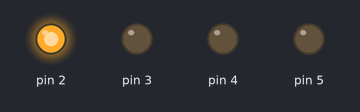
A sketch run on a simulated Arduino Uno, built with avr-gcc and run on an emulated ATmega328P. Parts: output pins drawn as LEDs (lit = HIGH).

Above: at 0.1 s.
At 4.1 s:
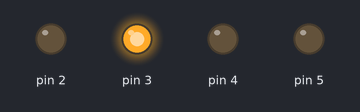
At 8.1 s:
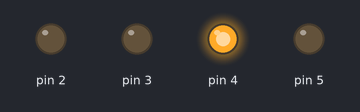
At 17.1 s:
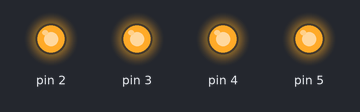
At 28.1 s:
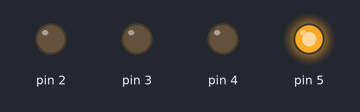
At 38.1 s:
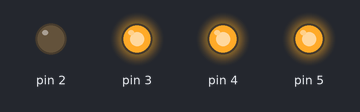
Timing chart, 0 to 39.6 s (numbered marks = the images above):
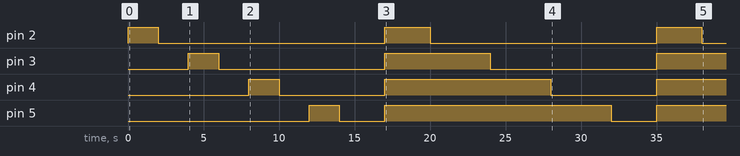

The sketch:

classwork_22_05_24.ino
```cpp
// the setup function runs once when you press reset or power the board
void setup() {
  // initialize digital pin LED_BUILTIN as an output.
  pinMode(2, OUTPUT);
  pinMode(3, OUTPUT);
  pinMode(4, OUTPUT);
  pinMode(5, OUTPUT);
}

// the loop function runs over and over again forever
void loop() {
  digitalWrite(2, HIGH);   // turn the LED on (HIGH is the voltage level)
  delay(2000);                       // wait for a second
  digitalWrite(2, LOW);    // turn the LED off by making the voltage LOW
  delay(2000);                       // wait for a second
  digitalWrite(3, HIGH);   // turn the LED on (HIGH is the voltage level)
  delay(2000);                       // wait for a second
  digitalWrite(3, LOW);    // turn the LED off by making the voltage LOW
  delay(2000);                       // wait for a second
  digitalWrite(4, HIGH);   // turn the LED on (HIGH is the voltage level)
  delay(2000);                       // wait for a second
  digitalWrite(4, LOW);    // turn the LED off by making the voltage LOW
  delay(2000);                       // wait for a second
  digitalWrite(5, HIGH);   // turn the LED on (HIGH is the voltage level)
  delay(2000);                       // wait for a second
  digitalWrite(5, LOW);    // turn the LED off by making the voltage LOW
  delay(2000);                       // wait for a second
  digitalWrite(2, LOW);    // turn the LED off by making the voltage LOW
  digitalWrite(3, LOW);    // turn the LED off by making the voltage LOW
  digitalWrite(4, LOW);    // turn the LED off by making the voltage LOW
  digitalWrite(5, LOW);    // turn the LED off by making the voltage LOW
  delay(1000);                       // wait for a second
   digitalWrite(2, HIGH);   // turn the LED on (HIGH is the voltage level)
  digitalWrite(3, HIGH);   // turn the LED on (HIGH is the voltage level)
  digitalWrite(4, HIGH);   // turn the LED on (HIGH is the voltage level)
  digitalWrite(5, HIGH);   // turn the LED on (HIGH is the voltage level)
  delay(1000);                       // wait for a second
}
```

Measured:
- by itself, pin 2: repeats every 18.0 s: LOW 15.0 s, HIGH 3.0 s
- by itself, pin 3: goes HIGH 2.0 s, LOW 11.0 s, HIGH 7.0 s, LOW 11.0 s, then HIGH
- by itself, pin 4: goes HIGH 2.0 s, LOW 7.0 s, HIGH 11.0 s, LOW 7.0 s, then HIGH
- by itself, pin 5: goes HIGH 2.0 s, LOW 3.0 s, HIGH 15.0 s, LOW 3.0 s, then HIGH
